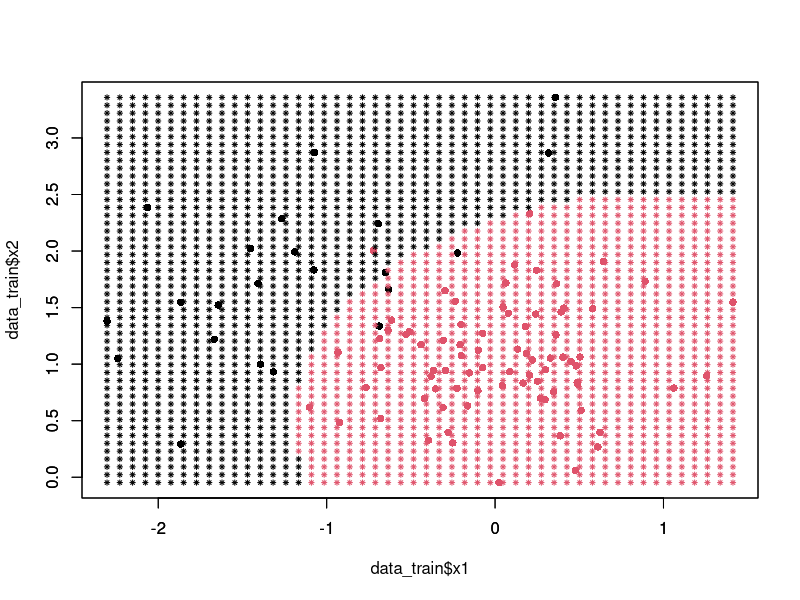

Generate this figure with R:
# Adresse du dossier où vous travaillez
setwd("/home/simo/I3/AnalyseDeDonnees/Code")
# Packages utilisés dans la suite
library(e1071)
# Supprimer toutes les variables
rm(list=ls(all=TRUE))
# Supprimer tous les graphiques déjà présents
graphics.off()

# Lecture des données d’apprentissage
data_train <- read.table("../Data/Data/synth_train.txt",header=T,sep="\t");
data_train_y <- data_train$y
data_train$y <- as.factor(data_train$y)

# Bayesien Naif
naiv_bayes <- naiveBayes(y~., data = data_train)

# Lecture des données test
data_test <- read.table("../Data/Data/synth_test.txt",header=T,sep="\t");
data_test_x <- data.frame(x1=data_test$x1,x2=data_test$x2)
# Prédiction sur les données test
naiv_bayes_predict <- predict(naiv_bayes, newdata=data_test_x, type="class")

# Comparaison des valeurs prédites et des valeurs observées
table(naiv_bayes_predict, data_test$y)
# Calcul du taux d’erreur
naiv_bayes_error_rate <- mean(naiv_bayes_predict != data_test$y)
cat("error rate using test data (Naive bayes) = ", naiv_bayes_error_rate)

gridx1 <- seq(from=min(data_train$x1), to=max(data_train$x1), length.out=50)
gridx2 <- seq(from=min(data_train$x2), to=max(data_train$x2), length.out=50)
grid <- expand.grid(x1 = gridx1, x2 = gridx2)
data_grid_x <- data.frame(x1=grid[,1],x2=grid[,2])
naiv_bayes_predict_grid <- predict(naiv_bayes, newdata=data_grid_x, type="class")
plot(data_train$x1,data_train$x2,col=data_train_y,pch=16)
par(new=T)
plot(data_grid_x$x1,data_grid_x$x2,col=naiv_bayes_predict_grid,pch=8,cex=0.5,ann=FALSE)

